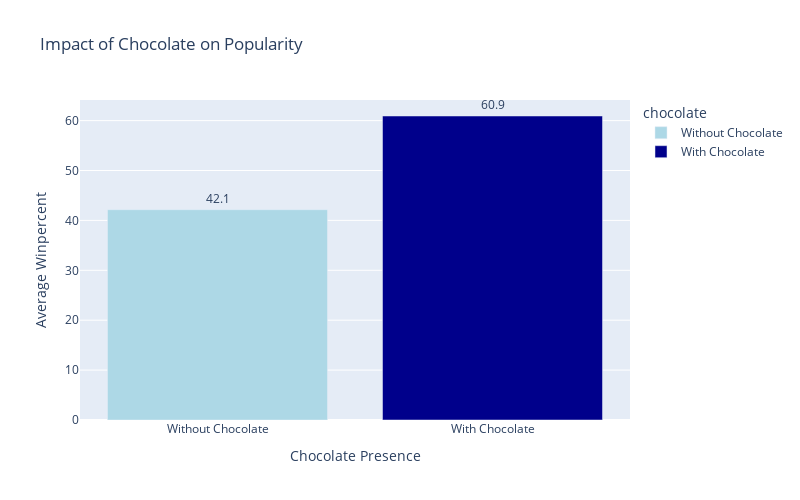

Notebook cell for this chart:
### Code cell
chocolate_means = df.groupby("chocolate")["winpercent"].mean().reset_index()
chocolate_means["chocolate"] = chocolate_means["chocolate"].map({0: "Without Chocolate", 1: "With Chocolate"})

fig = px.bar(chocolate_means, x="chocolate", y="winpercent", 
             title="Impact of Chocolate on Popularity",
             text=chocolate_means["winpercent"].round(1), 
             color="chocolate", color_discrete_sequence=["lightblue", "darkblue"])

fig.update_traces(textposition="outside")
fig.update_layout(yaxis_title="Average Winpercent", xaxis_title="Chocolate Presence", width= 800, height=500)
fig.write_image("/home/salah/plots/Chocolate_impact.png", width=900, height=500)
fig.show()

### Figure 1 — Plotly figure (JSON) as saved in the notebook; plotly's stock layout.template omitted (floating-point values rounded to 4 significant figures)
{"data": [{"hovertemplate": "chocolate=%{x}<br>winpercent=%{y}<br>text=%{text}<extra></extra>", "legendgroup": "Without Chocolate", "marker": {"color": "lightblue", "pattern": {"shape": ""}}, "name": "Without Chocolate", "orientation": "v", "showlegend": true, "text": [42.1], "textposition": "outside", "type": "bar", "x": ["Without Chocolate"], "xaxis": "x", "y": [42.14], "yaxis": "y"}, {"hovertemplate": "chocolate=%{x}<br>winpercent=%{y}<br>text=%{text}<extra></extra>", "legendgroup": "With Chocolate", "marker": {"color": "darkblue", "pattern": {"shape": ""}}, "name": "With Chocolate", "orientation": "v", "showlegend": true, "text": [60.9], "textposition": "outside", "type": "bar", "x": ["With Chocolate"], "xaxis": "x", "y": [60.92], "yaxis": "y"}], "layout": {"barmode": "relative", "height": 500, "legend": {"title": {"text": "chocolate"}, "tracegroupgap": 0}, "title": {"text": "Impact of Chocolate on Popularity"}, "width": 800, "xaxis": {"anchor": "y", "categoryarray": ["Without Chocolate", "With Chocolate"], "categoryorder": "array", "domain": [0, 1], "title": {"text": "Chocolate Presence"}}, "yaxis": {"anchor": "x", "domain": [0, 1], "title": {"text": "Average Winpercent"}}}}
